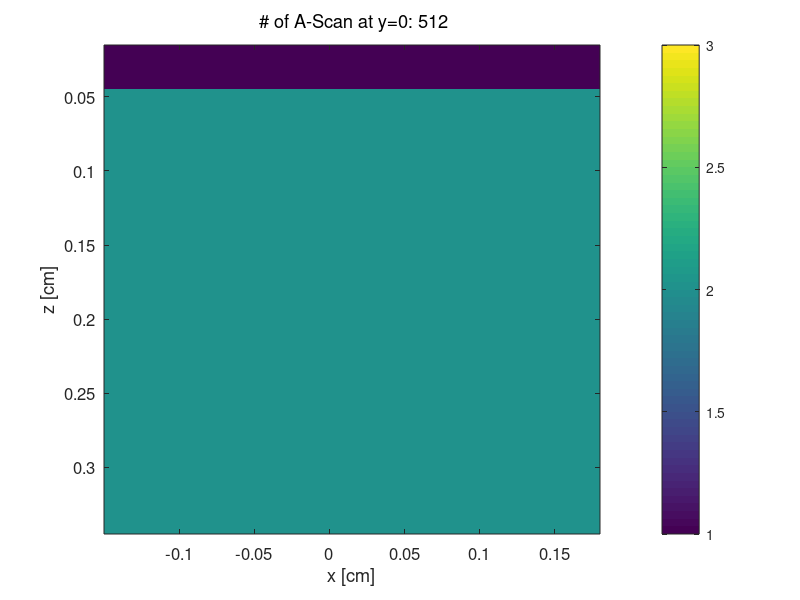

MATLAB code for this plot: (Note: this script raises an error after producing the figure.)
% make_Tissue_mergedcode_2layers_bloodvessel.m
% myname = skinvessel_mergedcode_2layers_b % name for files

%   Creates a cube of optical property pointers,T(y,x,z), saved in
%       myname_T.bin = a tissue structure file
%  
%   Also prepares a listing of the optical properties at chosen wavelength
%   [mua, mus, g], for each tissue type specified in myname_T.bin. 
%   This listing is saved in
%       myname_H.mci = the input file for use c code
%
%   Will generate a figure illustrating the tissue with its various
%   tissue types and the beam being launched.
%
%   Uses
%       make_TissueList_mergedcode_2layers_bloodvessel.m
%
%   To use, 
%       1. Prepare make_TissueList_mergedcode_2layers_bloodvessel.m
%       so that it contains the tissue types desired.
%       2. Specify the USER CHOICES.
%       2. Run this program, make_Tissue_mergedcode_2layers_bloodvessel.m
%
%   

clear
format compact
clc
home

%%% USER CHOICES %%%%%%%% <-------- You must set these parameters ------
SAVEON      = 1;        % 1 = save myname_T.bin, myname_H.mci 
                        % 0 = don't save. Just check the program.

cd('C:\Users\raphi\Documents\Doctorat\Uday simulation\data') % RMT files location
myname      = 'testing';%_2layers_bloodvessel';% name for files: myname_T.bin, myname_H.mci  
time_min    = 1;      	% RMT No longuer used time duration of the simulation [min] <----- run time -----
Nphotons    = 1e7;      % RMT Number of photons used in the simulation.
a_coef      = 0.9;      % RMT Biasing coefficient of the importance sampling
p           = 0.5;      % RMT Probability of additional bias scattering.
Ndetectors  = 800;      % RMT Number of detector in the simulation
cos_accept  = 0.99619;  % RMT Cosine of the accepted angle of photon being detected Bugged. Need to be added in the .c
det_radius  = 0.001;    % RMT Radius of the detector [cm] at the detector (warning, in the case of OCT, this would be the beam radius at the imaging lens) Need to be added in the .c
Nbins       = 11;    	% # of bins in each dimension of cube  Nbins     
binsize     = 0.03; 	% size of each bin, eg. [cm] binsize   

% Set Monte Carlo launch flags
mcflag      = 1;     	% launch: 0 = uniform beam, 1 = Gaussian, 2 = isotropic pt. 
                        % 3 = rectangular beam (use xfocus,yfocus for x,y halfwidths)
launchflag  = 0;        % 0 = let mcxyz.c calculate launch trajectory
                        % 1 = manually set launch vector.
boundaryflag = 2;       % 0 = no boundaries, 1 = escape at boundaries
                        % 2 = escape at surface only. No x, y, bottom z
                        % boundaries

% Sets position of source
xs          = 0;      	% x of source
ys          = 0;        % y of source
zs          = 0.0001;  	    % z of source zs  

% Set position of focus, so mcxyz can calculate launch trajectory
xfocus      = 0;        % set x,position of focus
yfocus      = 0;        % set y,position of focus
zfocus      = inf;    	% set z,position of focus (=inf for collimated beam)

% only used if mcflag == 0 or 1 or 3 (not 2=isotropic pt.)
radius      = 0.0100;   % 1/e radius of beam at tissue surface
waist       = 2.08e-3;  % 1/e2 radius of beam at focus

% only used if launchflag == 1 (manually set launch trajectory):
ux0         = 0.7;      % trajectory projected onto x axis
uy0         = 0.4;      % trajectory projected onto y axis
uz0         = sqrt(1 - ux0^2 - uy0^2); % such that ux^2 + uy^2 + uz^2 = 1
%%%%%%%%%%%%%%%%%%%%%%%%%


%%%%%%%%%% 
% Prepare Monte Carlo 
%%%

Nt = 3;

muav(1)  = 0.001;
musv(1)  = 0.001;
gv(1)    = 0.99;
muav(2)  = 0.577;
musv(2)  = 2.965;
gv(2)    = 0.5;
muav(3)  = 10;
musv(3)  = 2000;
gv(3)   = 0.8;

% Adding refractive index
nr(1) = 1.0; %%%Edit the value
nr(2) = 1.4; %%%Edit the value
nr(3) = 1.4; %%%Edit the value

% Adding reflection chances
mr(1) = 0;
mr(2) = 0;
mr(3) = 0;

% Specify Monte Carlo parameters    
Nx = Nbins;
Ny = Nbins;
Nz = Nbins;
dx = binsize;
dy = binsize;
dz = binsize;
x  = ([1:Nx]'-Nx/2)*dx;
y  = ([1:Ny]'-Ny/2)*dy;
z  = [1:Nz]'*dz;
zmin = min(z);
zmax = max(z);
xmin = min(x);
xmax = max(x);

if isinf(zfocus), zfocus = 1e12; end

%%%%%%
% CREATE TISSUE STRUCTURE T(y,x,z)
%   Create T(y,x,z) by specifying a tissue type (an integer)
%   for each voxel in T.
%
%   Note: one need not use every tissue type in the tissue list.
%   The tissue list is a library of possible tissue types.

T = double ( zeros (Ny ,Nx ,Nz));
T(:) = 2;
T(:,:,1) = 1;
% T(:,:,31:end) = 3;

zsurf = 0.000; %position of air/skin surface

% %Create three layers
% T(:,:,1:40) = 1;
% T(:,:,41:100) = 2;
% T(:,:,101:200) = 3;
% clear T
% T(1:106,1:106,1:20) = 1;
% T(1:106,1:106,21:66) = 2;
% T(1:106,1:106,66:106) = 3;
% T(1:106,1:106,66) = 4;
 
%%
if SAVEON
    tic
    % convert T to linear array of integer values, v(i)i = 0;
    v = uint8(reshape(T,Ny*Nx*Nz,1));

    %% WRITE FILES
    % Write myname_H.mci file
    %   which contains the Monte Carlo simulation parameters
    %   and specifies the tissue optical properties for each tissue type.
    commandwindow
    disp(sprintf('--------create %s --------',myname))
    filename = sprintf('%s_H.mci',myname);
    fid = fopen(filename,'w');
        % run parameters
        fprintf(fid,'%0.0f\n',time_min);
        fprintf(fid,'%0.0f\n',Nphotons);
        fprintf(fid,'%0.4f\n',a_coef);
        fprintf(fid,'%0.4f\n',p);
        fprintf(fid,'%0.0f\n',Ndetectors);
        fprintf(fid,'%d\n'   ,Nx);
        fprintf(fid,'%d\n'   ,Ny);
        fprintf(fid,'%d\n'   ,Nz);
        fprintf(fid,'%0.6f\n',dx);
        fprintf(fid,'%0.6f\n',dy);
        fprintf(fid,'%0.6f\n',dz);
        % launch parameters
        fprintf(fid,'%d\n'   ,mcflag);
        fprintf(fid,'%d\n'   ,launchflag);
        fprintf(fid,'%d\n'   ,boundaryflag);
        fprintf(fid,'%0.4f\n',xs);
        fprintf(fid,'%0.4f\n',ys);
        fprintf(fid,'%0.4f\n',zs);
        fprintf(fid,'%0.4f\n',xfocus);
        fprintf(fid,'%0.4f\n',yfocus);
        fprintf(fid,'%0.4f\n',zfocus);
        fprintf(fid,'%0.4f\n',ux0); % if manually setting ux,uy,uz
        fprintf(fid,'%0.4f\n',uy0);
        fprintf(fid,'%0.4f\n',uz0);
        fprintf(fid,'%0.4f\n',radius);
        fprintf(fid,'%0.4f\n',waist);
        fprintf(fid,'%0.4f\n',zsurf)
        % tissue optical properties
        fprintf(fid,'%d\n',Nt);
        for i=1:Nt
            fprintf(fid,'%0.4f\n',muav(i));
            fprintf(fid,'%0.4f\n',musv(i));
            fprintf(fid,'%0.4f\n',gv(i));
            %fprintf(fid,'%0.4f\n',nr(i));
            %fprintf(fid,'%0.4f\n',mr(i));
        end
    fclose(fid);

    %% write myname_T.bin file
    filename = sprintf('%s_T.bin',myname);
    disp(['create ' filename])
    fid = fopen(filename,'wb');
    fwrite(fid,v,'uint8');
    fclose(fid);

    toc
end % SAVEON


%% Look at structure of Tzx at iy=Ny/2
Txzy = shiftdim(T,1);   % Tyxz --> Txzy
Tzx  = Txzy(:,:,round(Ny/2))'; % Tzx

%%
figure(2); clf
sz = 12;  fz = 10; 
imagesc(x,z,Tzx,[1 Nt])
hold on
set(gca,'fontsize',sz)
xlabel('x [cm]')
ylabel('z [cm]')
title('\rm # of A-Scan at y=0: 512')
colorbar
cmap = makecmap(Nt);
colormap(cmap)
set(colorbar,'fontsize',1)
% label colorbar
zdiff = zmax-zmin;
%%%
% 
% for i=1:Nt
%     yy = (Nt-i)/(Nt-1)*Nz*dz;
%     text(max(x)*1.2,yy, tissue(i).name,'fontsize',fz)
% end
% 
% text(xmax,zmin - zdiff*0.06, 'Tissue types','fontsize',fz)
% axis equal image
% axis([xmin xmax zmin zmax])
% 
% %%% draw launch
% N = 10; % # of beam rays drawn
% switch mcflag
%     case 0 % uniform
%         for i=0:N
%             plot((-radius + 2*radius*i/N)*[1 1],[zs max(z)],'r-')
%         end
% 
%     case 1 % Gaussian
%         for i=0:N
%             plot([(-radius + 2*radius*i/N) xfocus],[zs zfocus],'r-')
%         end
% 
%     case 2 % iso-point
%         for i=1:N
%             th = (i-1)/19*2*pi;
%             xx = Nx/2*cos(th) + xs;
%             zz = Nx/2*sin(th) + zs;
%             plot([xs xx],[zs zz],'r-')
%         end
%         
%     case 3 % rectangle
%         zz = max(z);
%         for i=1:N
%             xx = -radius + 2*radius*i/20;
%             plot([xx xx],[zs zz],'r-')
%         end
% end

%savefig(strcat(myname, '.fig'));
disp('done')

